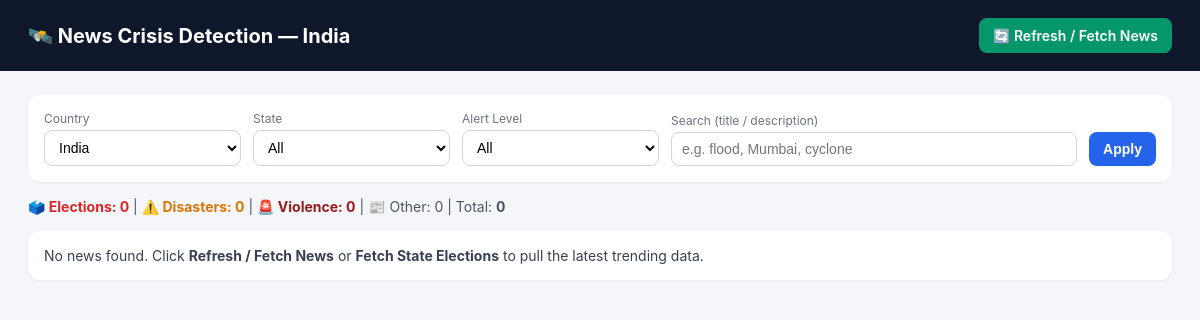
/?country=India&state=All&alert=&other_page=2, run on an earlier commit of the app's database.
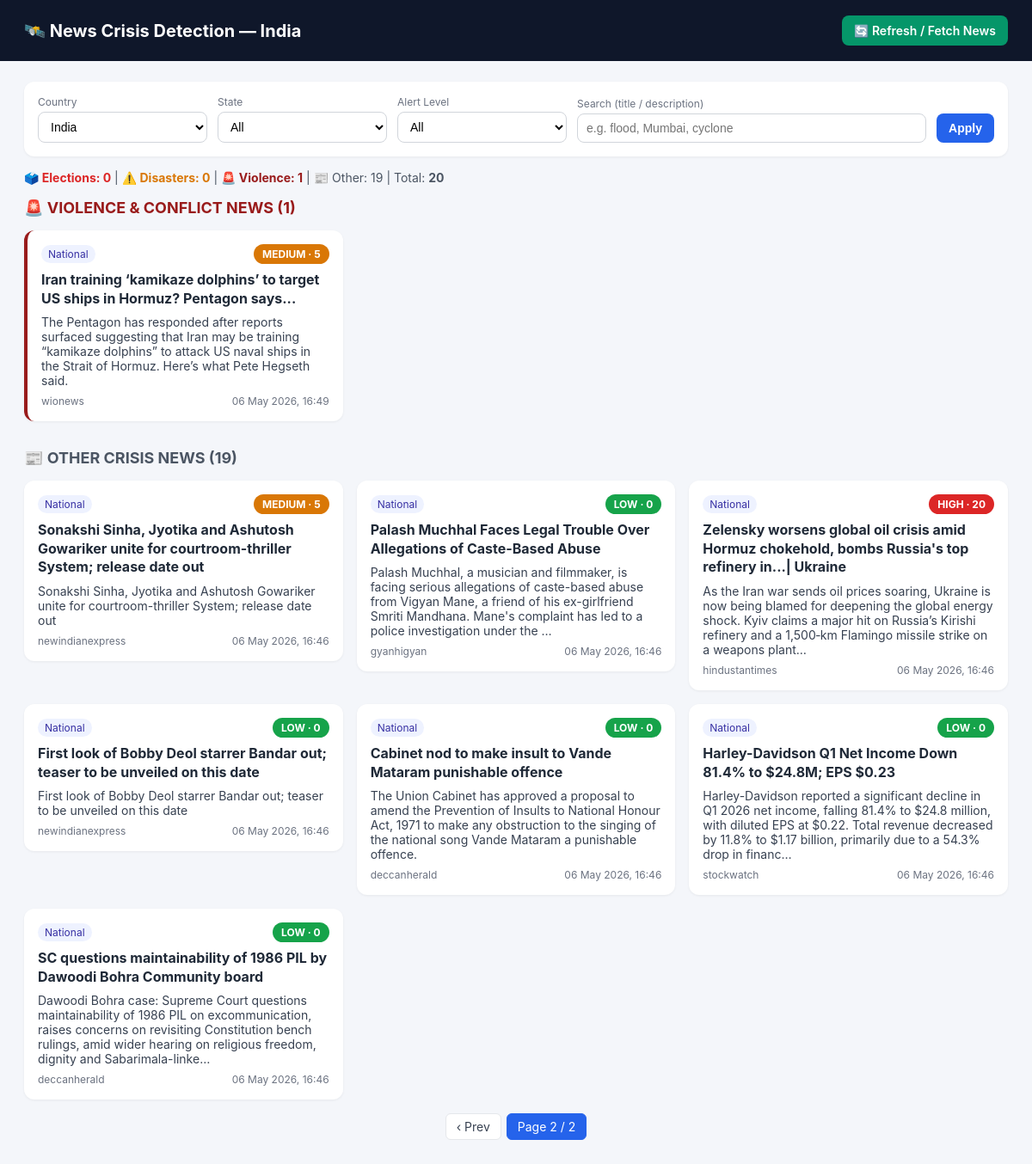
And on a later commit of the database.
### crisis/models.py (models this page shows, shortened)
class News(models.Model):
    ALERT_CHOICES = [
        ("LOW", "LOW"),
        ("MEDIUM", "MEDIUM"),
        ("HIGH", "HIGH"),
    ]
    title = models.CharField(max_length=500, unique=True)
    description = models.TextField(blank=True, null=True)
    source = models.CharField(max_length=200, blank=True, null=True)
    published_at = models.DateTimeField(blank=True, null=True)
    content = models.TextField(blank=True, null=True)
    url = models.URLField(blank=True, null=True)
    country = models.CharField(max_length=100, default="India")
    state = models.CharField(max_length=100, default="National")
    risk_score = models.IntegerField(default=0)
    alert_level = models.CharField(max_length=10, choices=ALERT_CHOICES, default="LOW")
    created_at = models.DateTimeField(auto_now_add=True)
    class Meta:
        ordering = ["-published_at", "-created_at"]
        verbose_name_plural = "News"

### crisis/views.py (the view, shortened to what this page needs)
# urls.py: path("", views.dashboard, name="dashboard"),
def dashboard(request):
    qs = News.objects.all().order_by("-published_at", "-created_at")
    country = request.GET.get("country", "India")
    state = request.GET.get("state", "All")
    alert = request.GET.get("alert", "")
    q = request.GET.get("q", "").strip()
    if country and country != "India":
        qs = qs.filter(country__iexact=country)
    if alert and alert in ("LOW", "MEDIUM", "HIGH"):
        qs = qs.filter(alert_level=alert)
    if q:
        qs = qs.filter(
            Q(title__icontains=q) |
            Q(description__icontains=q) |
            Q(content__icontains=q)
        )
    if not (state not in ("", "All") or alert or q):
        time_threshold = timezone.now() - timedelta(hours=2)
        qs = qs.filter(created_at__gte=time_threshold)
    election_keywords = Q(title__icontains="election") | Q(title__icontains="politics") | \
                       Q(title__icontains="campaign") | Q(title__icontains="voting") | \
                       Q(title__icontains="candidate") | Q(title__icontains="parliament") | \
                       Q(description__icontains="election") | Q(description__icontains="politics")
    disaster_keywords = Q(title__icontains="flood") | Q(title__icontains="earthquake") | \
                       Q(title__icontains="cyclone") | Q(title__icontains="disaster") | \
                       Q(title__icontains="fire") | Q(title__icontains="landslide") | \
                       Q(title__icontains="storm") | Q(title__icontains="drought") | \
                       Q(description__icontains="flood") | Q(description__icontains="earthquake")
    violence_keywords = Q(title__icontains="violence") | Q(title__icontains="attack") | \
                       Q(title__icontains="conflict") | Q(title__icontains="protest") | \
                       Q(title__icontains="riot") | Q(title__icontains="shooting") | \
                       Q(description__icontains="violence") | Q(description__icontains="attack")
    election_news = qs.filter(election_keywords)
    disaster_news = qs.filter(disaster_keywords).exclude(election_keywords)
    violence_news = qs.filter(violence_keywords).exclude(election_keywords).exclude(disaster_keywords)
    other_news = qs.exclude(election_keywords).exclude(disaster_keywords).exclude(violence_keywords)
    election_paginator = Paginator(election_news, 12)
    election_page_obj = election_paginator.get_page(request.GET.get("election_page", 1))
    disaster_paginator = Paginator(disaster_news, 12)
    disaster_page_obj = disaster_paginator.get_page(request.GET.get("disaster_page", 1))
    violence_paginator = Paginator(violence_news, 12)
    violence_page_obj = violence_paginator.get_page(request.GET.get("violence_page", 1))
    other_paginator = Paginator(other_news, 12)
    other_page_obj = other_paginator.get_page(request.GET.get("other_page", 1))
    context = {
        "election_page_obj": election_page_obj,
        "disaster_page_obj": disaster_page_obj,
        "violence_page_obj": violence_page_obj,
        "other_page_obj": other_page_obj,
        "states": ["All"] + INDIAN_STATES + ["National"],
        "selected_country": country,
        "selected_state": state or "All",
        "selected_alert": alert or "",
        "query": q,
        "total": qs.count(),
        "election_total": election_news.count(),
        "disaster_total": disaster_news.count(),
        "violence_total": violence_news.count(),
        "other_total": other_news.count(),
    }
    return render(request, "dashboard.html", context)

### crisis/templates/dashboard.html (shortened to what the changed rows need)
<!DOCTYPE html>
<html lang="en">
<head>
</head>
<body>
  <header>
    <h1>🛰️ News Crisis Detection — India</h1>
  </header>
  <div class="container">
    <div class="meta">
      <div style="display: flex; justify-content: space-between; align-items: center;">
        <div>
          <strong style="color: #dc2626;">🗳️ Elections: {{ election_total }}</strong> |
          <strong style="color: #d97706;">⚠️ Disasters: {{ disaster_total }}</strong> |
          <strong style="color: #991b1b;">🚨 Violence: {{ violence_total }}</strong> |
          📰 Other: {{ other_total }} |
          Total: <strong>{{ total }}</strong>
        </div>
      </div>
    </div>
    {% if violence_page_obj %}
      <div style="margin-bottom: 32px;">
        <h2 style="color: #991b1b; margin: 16px 0; font-size: 18px;">🚨 VIOLENCE & CONFLICT NEWS ({{ violence_total }})</h2>
        <div class="grid">
          {% for n in violence_page_obj %}
            <a href="{{ n.url }}"
               target="_blank"
               style="text-decoration: none; color: inherit;">
              <div class="card" style="border-left: 4px solid #991b1b;">
                <div class="row">
                  <span class="pill">{{ n.state }}</span>
                  <span class="badge {{ n.alert_level }}">
                    {{ n.alert_level }} · {{ n.risk_score }}
                  </span>
                </div>
                <h3>{{ n.title }}</h3>
                <p>
                  {{ n.description|default:"No description available."|truncatechars:220 }}
                </p>
                <div class="row">
                  <span>{{ n.source|default:"unknown" }}</span>
                  <span>
                    {{ n.published_at|date:"d M Y, H:i" }}
                  </span>
                </div>
              </div>
            </a>
          {% empty %}
            <div class="card">
              <p>No violence news found.</p>
            </div>
          {% endfor %}
        </div>
      </div>
    {% endif %}
    {% if other_page_obj %}
      <div style="margin-bottom: 32px;">
        <h2 style="margin: 16px 0; font-size: 18px; color: #4b5563;">📰 OTHER CRISIS NEWS ({{ other_total }})</h2>
        <div class="grid">
          {% for n in other_page_obj %}
            <a href="{{ n.url }}"
               target="_blank"
               style="text-decoration: none; color: inherit;">
              <div class="card">
                <div class="row">
                  <span class="pill">{{ n.state }}</span>
                  <span class="badge {{ n.alert_level }}">
                    {{ n.alert_level }} · {{ n.risk_score }}
                  </span>
                </div>
                <h3>{{ n.title }}</h3>
                <p>
                  {{ n.description|default:"No description available."|truncatechars:220 }}
                </p>
                <div class="row">
                  <span>{{ n.source|default:"unknown" }}</span>
                  <span>
                    {{ n.published_at|date:"d M Y, H:i" }}
                  </span>
                </div>
              </div>
            </a>
          {% empty %}
            <div class="card">
              <p>No other news found.</p>
            </div>
          {% endfor %}
        </div>
        {% if other_page_obj.paginator.num_pages > 1 %}
          <div class="pagination" style="margin: 16px 0;">
            {% if other_page_obj.has_previous %}
              <a href="?{% if query %}q={{ query }}&{% endif %}country={{ selected_country }}&state={{ selected_state }}&alert={{ selected_alert }}&other_page={{ other_page_obj.previous_page_number }}">
                ‹ Prev
              </a>
            {% endif %}
            <span class="current">
              Page {{ other_page_obj.number }} / {{ other_page_obj.paginator.num_pages }}
            </span>
          </div>
        {% endif %}
      </div>
    {% endif %}
    {% if not election_page_obj and not disaster_page_obj and not violence_page_obj and not other_page_obj %}
      <div class="card">
        <p>
          No news found. Click <strong>Refresh / Fetch News</strong> or
          <strong>Fetch State Elections</strong> to pull the latest trending data.
        </p>
      </div>
    {% endif %}
  </div>
</body>
</html>

What changed in the data, as far as the page shows it:
added News: state "National", alert_level "MEDIUM", risk_score "5", title "Iran training ‘kamikaze dolphins’ to target US ships in Hormuz? Pentagon says...", description "The Pentagon has responded after reports surfaced suggesting that Iran may be training “kamikaze dolphins” to attack US naval ships in the Strait of Hormuz. Here’s what Pete Hegseth said.", source "wionews", published_at "06 May 2026, 16:49", shown under "🚨 VIOLENCE & CONFLICT NEWS (1)"
added News: state "National", alert_level "MEDIUM", risk_score "5", title "Sonakshi Sinha, Jyotika and Ashutosh Gowariker unite for courtroom-thriller System; release date out", description "Sonakshi Sinha, Jyotika and Ashutosh Gowariker unite for courtroom-thriller System; release date out", source "newindianexpress", published_at "06 May 2026, 16:46", shown under "📰 OTHER CRISIS NEWS (19)"
added News: state "National", alert_level "LOW", risk_score "0", title "Palash Muchhal Faces Legal Trouble Over Allegations of Caste-Based Abuse", description "Palash Muchhal, a musician and filmmaker, is facing serious allegations of caste-based abuse from Vigyan Mane, a friend of his ex-girlfriend Smriti Mandhana. Mane's complaint has led to a police investigation under the …", source "gyanhigyan", published_at "06 May 2026, 16:46", shown under "📰 OTHER CRISIS NEWS (19)"
added News: state "National", alert_level "HIGH", risk_score "20", title "Zelensky worsens global oil crisis amid Hormuz chokehold, bombs Russia's top refinery in...| Ukraine", description "As the Iran war sends oil prices soaring, Ukraine is now being blamed for deepening the global energy shock. Kyiv claims a major hit on Russia’s Kirishi refinery and a 1,500‐km Flamingo missile strike on a weapons plant…", source "hindustantimes", published_at "06 May 2026, 16:46", shown under "📰 OTHER CRISIS NEWS (19)"
added News: state "National", alert_level "LOW", risk_score "0", title "First look of Bobby Deol starrer Bandar out; teaser to be unveiled on this date", description "First look of Bobby Deol starrer Bandar out; teaser to be unveiled on this date", source "newindianexpress", published_at "06 May 2026, 16:46", shown under "📰 OTHER CRISIS NEWS (19)"
added News: state "National", alert_level "LOW", risk_score "0", title "Cabinet nod to make insult to Vande Mataram punishable offence", description "The Union Cabinet has approved a proposal to amend the Prevention of Insults to National Honour Act, 1971 to make any obstruction to the singing of the national song Vande Mataram a punishable offence.", source "deccanherald", published_at "06 May 2026, 16:46", shown under "📰 OTHER CRISIS NEWS (19)"
added News: state "National", alert_level "LOW", risk_score "0", title "Harley-Davidson Q1 Net Income Down 81.4% to $24.8M; EPS $0.23", description "Harley-Davidson reported a significant decline in Q1 2026 net income, falling 81.4% to $24.8 million, with diluted EPS at $0.22. Total revenue decreased by 11.8% to $1.17 billion, primarily due to a 54.3% drop in financ…", source "stockwatch", published_at "06 May 2026, 16:46", shown under "📰 OTHER CRISIS NEWS (19)"
added News: state "National", alert_level "LOW", risk_score "0", title "SC questions maintainability of 1986 PIL by Dawoodi Bohra Community board", description "Dawoodi Bohra case: Supreme Court questions maintainability of 1986 PIL on excommunication, raises concerns on revisiting Constitution bench rulings, amid wider hearing on religious freedom, dignity and Sabarimala-linke…", source "deccanherald", published_at "06 May 2026, 16:46", shown under "📰 OTHER CRISIS NEWS (19)"
Also different on the page:
{{ violence_total }}: "0" → "1"
{{ other_total }}: "0" → "19"
{{ total }}: "0" → "20"
{{ violence_total }}: (not shown) → "1"
{{ other_total }}: (not shown) → "19"
{{ other_page_obj.number }}: (not shown) → "2"
{{ other_page_obj.paginator.num_pages }}: (not shown) → "2"
text no longer shown: "No news found. Click Refresh / Fetch News or Fetch State Elections to pull the latest trending data."
text now shown: "🚨 VIOLENCE & CONFLICT NEWS ( ) 📰 OTHER CRISIS NEWS ( ) ‹ Prev Page /"
